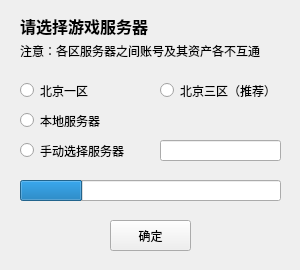
<?xml version="1.0" encoding="UTF-8"?>
<ui version="4.0">
 <class>ConnectServer</class>
 <widget class="QWidget" name="ConnectServer">
  <property name="geometry">
   <rect>
    <x>0</x>
    <y>0</y>
    <width>300</width>
    <height>270</height>
   </rect>
  </property>
  <property name="minimumSize">
   <size>
    <width>300</width>
    <height>270</height>
   </size>
  </property>
  <property name="maximumSize">
   <size>
    <width>300</width>
    <height>270</height>
   </size>
  </property>
  <property name="font">
   <font>
    <family>Microsoft YaHei UI</family>
   </font>
  </property>
  <property name="windowTitle">
   <string>连接服务器 - 宠物小精灵</string>
  </property>
  <property name="windowIcon">
   <iconset resource="Pokemon_Stage_3_Client.qrc">
    <normaloff>:/Resources/Icon.ico</normaloff>:/Resources/Icon.ico</iconset>
  </property>
  <widget class="QLabel" name="label">
   <property name="geometry">
    <rect>
     <x>20</x>
     <y>10</y>
     <width>261</width>
     <height>31</height>
    </rect>
   </property>
   <property name="font">
    <font>
     <pointsize>12</pointsize>
     <weight>75</weight>
     <bold>true</bold>
    </font>
   </property>
   <property name="text">
    <string>请选择游戏服务器</string>
   </property>
  </widget>
  <widget class="QRadioButton" name="radioButtonLocal">
   <property name="geometry">
    <rect>
     <x>20</x>
     <y>110</y>
     <width>121</width>
     <height>21</height>
    </rect>
   </property>
   <property name="text">
    <string>本地服务器</string>
   </property>
  </widget>
  <widget class="QRadioButton" name="radioButtonOther">
   <property name="geometry">
    <rect>
     <x>20</x>
     <y>140</y>
     <width>121</width>
     <height>21</height>
    </rect>
   </property>
   <property name="text">
    <string>手动选择服务器</string>
   </property>
  </widget>
  <widget class="QLineEdit" name="lineEditIP">
   <property name="geometry">
    <rect>
     <x>160</x>
     <y>140</y>
     <width>121</width>
     <height>21</height>
    </rect>
   </property>
   <property name="clearButtonEnabled">
    <bool>true</bool>
   </property>
  </widget>
  <widget class="QPushButton" name="pushButtonOK">
   <property name="geometry">
    <rect>
     <x>110</x>
     <y>220</y>
     <width>81</width>
     <height>31</height>
    </rect>
   </property>
   <property name="text">
    <string>确定</string>
   </property>
  </widget>
  <widget class="QProgressBar" name="progressBar">
   <property name="geometry">
    <rect>
     <x>20</x>
     <y>180</y>
     <width>261</width>
     <height>21</height>
    </rect>
   </property>
   <property name="value">
    <number>24</number>
   </property>
   <property name="textVisible">
    <bool>false</bool>
   </property>
  </widget>
  <widget class="QRadioButton" name="radioButtonBeijing1">
   <property name="geometry">
    <rect>
     <x>20</x>
     <y>80</y>
     <width>121</width>
     <height>21</height>
    </rect>
   </property>
   <property name="text">
    <string>北京一区</string>
   </property>
  </widget>
  <widget class="QRadioButton" name="radioButtonBeijing3">
   <property name="geometry">
    <rect>
     <x>160</x>
     <y>80</y>
     <width>121</width>
     <height>21</height>
    </rect>
   </property>
   <property name="text">
    <string>北京三区（推荐）</string>
   </property>
  </widget>
  <widget class="QLabel" name="label_2">
   <property name="geometry">
    <rect>
     <x>20</x>
     <y>40</y>
     <width>261</width>
     <height>21</height>
    </rect>
   </property>
   <property name="font">
    <font>
     <pointsize>9</pointsize>
     <weight>50</weight>
     <bold>false</bold>
    </font>
   </property>
   <property name="text">
    <string>注意：各区服务器之间账号及其资产各不互通</string>
   </property>
  </widget>
 </widget>
 <layoutdefault spacing="6" margin="11"/>
 <resources>
  <include location="Pokemon_Stage_3_Client.qrc"/>
 </resources>
 <connections/>
</ui>
